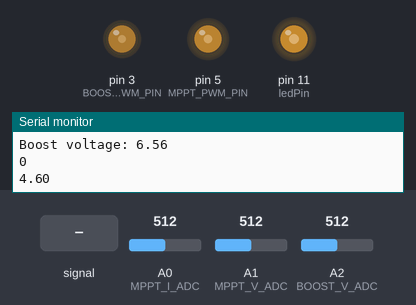
The sketch below on a simulated Arduino Uno, built with avr-gcc and run on an emulated ATmega328P. Shown: output pins drawn as LEDs (lit = HIGH), the last lines printed to the serial monitor. Dashed ring = blinking. Inputs (shaded band) come from the test bench; at power-on: A1 (MPPT_V_ADC) = 512, A0 (MPPT_I_ADC) = 512, A2 (BOOST_V_ADC) = 512.

Above: at 1.29 s.
1.3 s: A2 (BOOST_V_ADC) fed a 2 Hz sine of ±306 counts around its level
At 4.18 s:
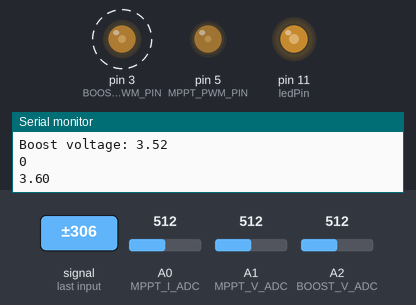
4.3 s: A1 (MPPT_V_ADC) set to 168
At 6.96 s:
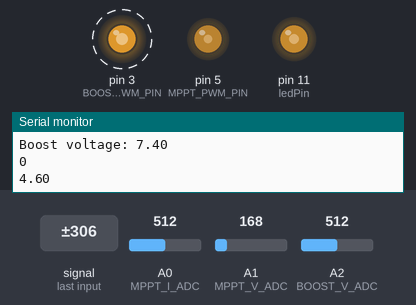
7.3 s: A0 (MPPT_I_ADC) set to 716
10.3 s: A2 (BOOST_V_ADC) set to 306
At 11.1 s:
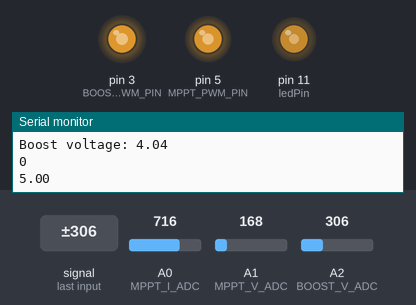
13.3 s: A1 (MPPT_V_ADC) set to 511
At 15.75 s:
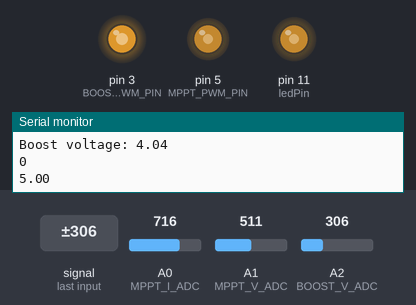
16.3 s: A0 (MPPT_I_ADC) set to 900
Timing chart, 0 to 20.3 s (numbered marks = the images above; inputs shaded):
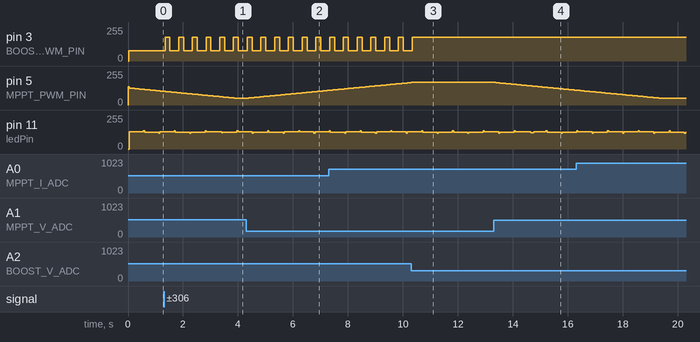

Measured:
- after the input at 1.3 s, pin 3 (BOOST_PWM_PIN): alternates 178/255 for 0.18 s and 77/255 for 0.32 s, starting after 0.05 s
- after the input at 4.3 s, pin 5 (MPPT_PWM_PIN): moves from 51/255 to 109/255 over 2.9 s, starting at once
- after the input at 10.3 s, pin 3 (BOOST_PWM_PIN): goes on until 10.3 s, then stays 178/255
- after the input at 13.3 s, pin 5 (MPPT_PWM_PIN): moves from 170/255 to 111/255 over 3.0 s, starting at once

The sketch:

SolarSupercap.ino
```cpp
#include <PWM.h>


#include <avr/power.h>
#include <avr/wdt.h>

// PARAMETERS TO BE TUNED
#define MAX_BOOST_DUTY 178 // 188/255 = 74%
#define MIN_BOOST_DUTY 77 // 77/255 = 30%
#define MAX_MPPT_DUTY 170
#define MIN_MPPT_DUTY 51
#define BOOST_V_OFFSET 0.3
#define MPPT_V_OFFSET 0
#define MPPT_I_OFFSET 0
#define MPPT_MIN_V 2
#define MPPT_MAX_V 5

// BOOST CONSTANTS
#define BOOST_VOLTAGE 5
#define BOOST_DIVIDER_RATIO (10e3)/(10e3+15e3)
#define EPSILON_BITS 60 // 60 bits at 3.3V == 0.2V
#define EPSILON_V 0.1
#define BOOST_PWM_PIN 3
#define BOOST_V_ADC 2


// MPPT CONSTANTS
#define MPPT_PWM_PIN 5
#define MPPT_V_ADC 1
#define MPPT_I_ADC 0
#define MPPT_PERIOD 10  // number of main loops before MPPT runs
#define MPPT_PID_PERIOD 100
#define MPPT_VOLTAGE_STEP 0.2
#define MPPT_DUTY_STEP 1
#define MPPT_CURRENT_FACTOR 10
#define MPPT_DIVIDER_RATIO (10e3)/(10e3+15e3)


// BOOST
volatile int boost_duty = 128;
int boost_v_target = 5;
float boost_v = 5;

//MPPT
int mppt_duty = 128;
float mppt_v = 5;
float mppt_i = 0.2;
float mppt_target_v = 5;
float mppt_target_i = 0.2;
int mppt_period = MPPT_PERIOD;
int mppt_pid_period = MPPT_PID_PERIOD;

int ledPin = 11;      // select the pin for the LED

volatile int analogVals[2];
volatile int readFlag = 0;
volatile int prevADC = 0;
volatile int currADC = 1;

float VCC = 5;


void setup() {
  wdt_enable(WDTO_2S);

  // DISABLE SPI AND I2C
  power_spi_disable();
  power_twi_disable();

  Serial.begin(115200);

  // declare the ledPin as an OUTPUT:
  pinMode(ledPin, OUTPUT);

  InitTimersSafe();


  pinMode(BOOST_PWM_PIN,OUTPUT);
  bool success = SetPinFrequencySafe(BOOST_PWM_PIN, 31250);
  if(success){
    Serial.println("Set pin 3 to 31250Hz");
  }
  else {
    Serial.println("Error setting up PWM pin 3!!");
  }
  pwmWrite(BOOST_PWM_PIN,128);

  pinMode(MPPT_PWM_PIN,OUTPUT);
  setPwmFrequency(MPPT_PWM_PIN,1);
  analogWrite(MPPT_PWM_PIN,138);


  //  noInterrupts();           // disable all interrupts
  TCCR1A = 0;
  TCCR1B = 0;
  TCNT1  = 0;

  OCR1A = 500;            // compare match register 8MHz/8/1000Hz
  TCCR1B |= (1 << WGM12);   // CTC mode
  TCCR1B |= (1 << CS11);    // 8 prescaler
  // TIMSK1 |= (1 << OCIE1A);  // enable timer compare interrupt
  sei();

  //  ADCSetup();

  VCC = read_vcc()/1000.;
  Serial.print("VCC: ");
  Serial.println(VCC);
}

//ISR(TIMER1_COMPA_vect)          // timer compare interrupt service routine
//{
//  digitalWrite(ledPin, digitalRead(ledPin) ^ 1);   // toggle LED pin
//}

void loop() {
  wdt_reset();

  if (TIFR1 & (1 << OCF1A))  {
    digitalWrite(ledPin, digitalRead(ledPin) ^ 1);
    TIFR1 &= ~(1 << OCF1A);

    int temp,tempI;

    temp = analogRead(BOOST_V_ADC);
    boost_v = get_boost_voltage(temp,VCC);
    //Serial.println(boost_v);
    boost_pid(BOOST_VOLTAGE, boost_v);

    tempI = analogRead(MPPT_I_ADC);
    temp = analogRead(MPPT_V_ADC);
    mppt_v = get_mppt_voltage(temp, VCC);
    mppt_i = get_mppt_current(tempI, VCC);

    if (mppt_pid_period == 0) {
      if (mppt_period == 0)
      {
        Serial.print("mppt_v: ");
        Serial.println(mppt_v);
        Serial.print("mppt_i: ");
        Serial.println(mppt_i);
        Serial.print("mppt set point: ");
        Serial.println(mppt_target_v);
        Serial.print("mppt duty: ");
        Serial.println(mppt_duty);
        Serial.print("Boost voltage: ");
        Serial.println(boost_v);
        Serial.println();
        // Don't run MPPT every iteration
        mppt_po(mppt_v, mppt_i);

        mppt_period = MPPT_PERIOD;
      }
      else {
        mppt_period--;
      }

      mppt_pid(mppt_target_v, mppt_target_i, mppt_v, mppt_i);
      mppt_pid_period = MPPT_PID_PERIOD;
    }
    else {
      mppt_pid_period--;
    }
  }
}

// Read the internal reference (1.1V) relative to VCC
// https://code.google.com/p/tinkerit/wiki/SecretVoltmeter
long read_vcc()
{
  long result;
  // Read 1.1V reference against AVcc
  ADMUX = _BV(REFS0) | _BV(MUX3) | _BV(MUX2) | _BV(MUX1);
  delay(2); // Wait for Vref to settle
  ADCSRA |= _BV(ADSC); // Convert
  while (bit_is_set(ADCSRA,ADSC));
  result = ADCL;
  result |= ADCH<<8;
  result = (1024L*1100L) / result; // Back-calculate AVcc in mV
  Serial.println(result);
  return result;
}

// BOOST CONTROL
void boost_pid(float target, float v)
{
  float delta_v = v - BOOST_VOLTAGE;
  // Serial.println(delta_v);
  if (delta_v > EPSILON_V)
  {
    // boost voltage > target; decrease duty cycle
    set_boost_duty(boost_duty - 1);
  }
  else if (delta_v < -EPSILON_V)
  {
    // boost voltage < target; increase duty cycle
    set_boost_duty(boost_duty + 1);
  }
}

void set_boost_duty(int duty)
{
  if (duty > MAX_BOOST_DUTY)
  {
//    Serial.println("Attempted to set boost duty cycle too high!");
    boost_duty = MAX_BOOST_DUTY;
  }
  else if (duty < MIN_BOOST_DUTY)
  {
//    Serial.println("Attempted to set boost duty cycle too low!");
    boost_duty = MIN_BOOST_DUTY;
  }
  else
  {
    boost_duty = duty;
    pwmWrite(BOOST_PWM_PIN, boost_duty);
  }
}

//MPPT CONTROL
void mppt_po(float v, float i)
{
  static long prev_p = 0;
  static int updown = 0;

  long mV = (long)(100*v);
  long mA = (long)(10*i);
  long power = mV * mA;

  Serial.println(power-prev_p);

  if (power < prev_p) {
    updown ^= 1;
  }

  if (!updown) {
    mppt_target_v -= MPPT_VOLTAGE_STEP;
    if (mppt_target_v < MPPT_MIN_V)
    {
      mppt_target_v = MPPT_MIN_V;
    }
  } else {
    mppt_target_v += MPPT_VOLTAGE_STEP;
    if (mppt_target_v > MPPT_MAX_V)
    {
      mppt_target_v = MPPT_MAX_V;
    }
  }

  Serial.println(mppt_target_v);

  prev_p = power;
}

void mppt_inccond(float v, float i)
{
  static long prev_p = 0;
  static long prev_v = 0;
  static long prev_i = 0;

  long mV = (long)(v*1000);
  long mA = (long)(i*1000);

  long power = mV * mA;
  long delta_p = power - prev_p;
  long delta_v = mV - prev_v;
  long delta_i = mA - prev_i;

  if (delta_v != 0) {
    long d_power = delta_p / delta_v;
    // check if dP/dV is positive or negative
    if (d_power > 0) {
      mppt_target_v += MPPT_VOLTAGE_STEP;
    }
    else {
      mppt_target_v -= MPPT_VOLTAGE_STEP;
    }
  }
  else {
    //voltage hasn't changed, but current has
    if (delta_i > 0) {
      mppt_target_v += MPPT_VOLTAGE_STEP;
    }
    else {
      mppt_target_v -= MPPT_VOLTAGE_STEP;
    }
  }
  prev_v = mV;
  prev_i = mA;
  prev_p = power;
}

void mppt_pid(float target_v, float target_i, float v, float i)
{
  float delta_v = v - target_v;
  // Serial.println(delta_v);
  if (delta_v > EPSILON_V)
  {
    // buck voltage > target; decrease duty cycle
    set_mppt_duty(mppt_duty - 1);
  }
  else if (delta_v < -EPSILON_V)
  {
    // buck voltage < target; increase duty cycle
    set_mppt_duty(mppt_duty + 1);
  }
}

void set_mppt_duty(int duty)
{
  if (duty > MAX_MPPT_DUTY)
  {
//    Serial.println("Attempted to set mppt duty cycle too high!");
    mppt_duty = MAX_MPPT_DUTY;
  }
  else if (duty < MIN_MPPT_DUTY)
  {
//    Serial.println("Attempted to set mppt duty cycle too low!");
    mppt_duty = MIN_MPPT_DUTY;
  }
  else
  {
    mppt_duty = duty;
    analogWrite(MPPT_PWM_PIN, mppt_duty);
  }
}

// SENSOR FUNCTIONS
float get_boost_voltage(int adc, float vref)
{
  // voltage divider ratio is (10e3)/(10e3+15e3)
  return (vref * adc)/(BOOST_DIVIDER_RATIO * 1023) + BOOST_V_OFFSET;
}

float get_mppt_voltage(int adc, float vref)
{
  // voltage divider ratio is (10e3)/(10e3+15e3)
  return (vref * adc)/(MPPT_DIVIDER_RATIO * 1023) + MPPT_V_OFFSET;
}

float get_mppt_current(int adc, float vref)
{
  return (vref*adc)/(MPPT_CURRENT_FACTOR*1023) + MPPT_I_OFFSET;
}

// Interrupt service routine for the ADC completion
//ISR(ADC_vect){
//
//  // Done reading
//  readFlag = 1;
//
//  // Must read low first
//  //analogVal = ADCL | (ADCH << 8);
//  analogVals[currADC] = ADCH;
//
//  prevADC = currADC;
//  currADC = currADC==0? 1 : 0;
//
//  ADMUX &= B11110000;
//  ADMUX |= currADC;
//  // Not needed because free-running mode is enabled.
//  // Set ADSC in ADCSRA (0x7A) to start another ADC conversion
//  ADCSRA |= B01000000;
//}
```

ADCSetup.ino
```cpp
void ADCSetup()
{
  Serial.println("Setting up ADC");
  // clear ADLAR in ADMUX (0x7C) to right-adjust the result
  // ADCL will contain lower 8 bits, ADCH upper 2 (in last two bits)
  //  ADMUX &= B11011111;
  ADMUX |= ~B11011111;

  // Disable digital inputs on ADC pins
  DIDR0 = B00000011;

  // Set REFS1..0 in ADMUX (0x7C) to change reference voltage to the
  // proper source (01)
  ADMUX |= B01000000;

  // Clear MUX3..0 in ADMUX (0x7C) in preparation for setting the analog
  // input
  ADMUX &= B11110000;

  // Set MUX3..0 in ADMUX (0x7C) to read from AD8 (Internal temp)
  // Do not set above 15! You will overrun other parts of ADMUX. A full
  // list of possible inputs is available in Table 24-4 of the ATMega328
  // datasheet
  ADMUX |= 3;
  // ADMUX |= B00001000; // Binary equivalent

  // Set ADEN in ADCSRA (0x7A) to enable the ADC.
  // Note, this instruction takes 12 ADC clocks to execute
  ADCSRA |= B10000000;

  // Set ADATE in ADCSRA (0x7A) to enable auto-triggering.
  //  ADCSRA |= B00100000;
  ADCSRA &= ~B00100000;

  // Clear ADTS2..0 in ADCSRB (0x7B) to set trigger mode to free running.
  // This means that as soon as an ADC has finished, the next will be
  // immediately started.
  ADCSRB &= B11111000;

  // Set the Prescaler to 128 (16000KHz/128 = 125KHz)
  // Above 200KHz 10-bit results are not reliable.
  ADCSRA |= B00000110;

  // Set ADIE in ADCSRA (0x7A) to enable the ADC interrupt.
  // Without this, the internal interrupt will not trigger.
  //ADCSRA |= B00001000;

  // Enable global interrupts
  // AVR macro included in <avr/interrupts.h>, which the Arduino IDE
  // supplies by default.
  sei();

  // Kick off the first ADC
  // Set ADSC in ADCSRA (0x7A) to start the ADC conversion
  ADCSRA |=B01000000;
}
```

PWMFrequency.ino
```cpp
/**
 * Divides a given PWM pin frequency by a divisor.
 *
 * The resulting frequency is equal to the base frequency divided by
 * the given divisor:
 *   - Base frequencies:
 *      o The base frequency for pins 3, 9, 10, and 11 is 31250 Hz.
 *      o The base frequency for pins 5 and 6 is 62500 Hz.
 *   - Divisors:
 *      o The divisors available on pins 5, 6, 9 and 10 are: 1, 8, 64,
 *        256, and 1024.
 *      o The divisors available on pins 3 and 11 are: 1, 8, 32, 64,
 *        128, 256, and 1024.
 *
 * PWM frequencies are tied together in pairs of pins. If one in a
 * pair is changed, the other is also changed to match:
 *   - Pins 5 and 6 are paired on timer0
 *   - Pins 9 and 10 are paired on timer1
 *   - Pins 3 and 11 are paired on timer2
 *
 * Note that this function will have side effects on anything else
 * that uses timers:
 *   - Changes on pins 3, 5, 6, or 11 may cause the delay() and
 *     millis() functions to stop working. Other timing-related
 *     functions may also be affected.
 *   - Changes on pins 9 or 10 will cause the Servo library to function
 *     incorrectly.
 *
 * Thanks to macegr of the Arduino forums for his documentation of the
 * PWM frequency divisors. His post can be viewed at:
 *   http://www.arduino.cc/cgi-bin/yabb2/YaBB.pl?num=1235060559/0#4
 */
void setPwmFrequency(int pin, int divisor) {
  byte mode;
  if(pin == 5 || pin == 6 || pin == 9 || pin == 10) {
    switch(divisor) {
      case 1: mode = 0x01; break;
      case 8: mode = 0x02; break;
      case 64: mode = 0x03; break;
      case 256: mode = 0x04; break;
      case 1024: mode = 0x05; break;
      default: return;
    }
    if(pin == 5 || pin == 6) {
      TCCR0B = TCCR0B & 0b11111000 | mode;
    } else {
      TCCR1B = TCCR1B & 0b11111000 | mode;
    }
  } else if(pin == 3 || pin == 11) {
    switch(divisor) {
      case 1: mode = 0x01; break;
      case 8: mode = 0x02; break;
      case 32: mode = 0x03; break;
      case 64: mode = 0x04; break;
      case 128: mode = 0x05; break;
      case 256: mode = 0x06; break;
      case 1024: mode = 0x7; break;
      default: return;
    }
    TCCR2B = TCCR2B & 0b11111000 | mode;
  }
}
```
